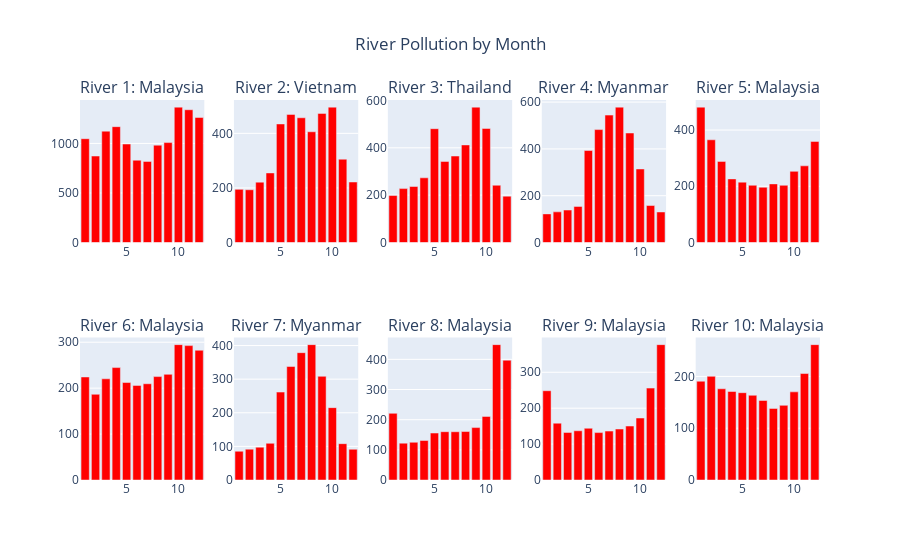

Notebook code for this chart:
### Code cell
river1 = monthly_pollution_df[monthly_pollution_df['river_ID'] == 1]
river_country1 = monthly_pollution_df['country'][monthly_pollution_df['month'] == 1].iloc[0]
fig_pollution_1 = px.bar(river1, x='month', y='monthly_pollution', title='Monthly Pollution for River 1')

river2 = monthly_pollution_df[monthly_pollution_df['river_ID'] == 2]
river_country2 = river_2['country'][river_2['month'] == 1].iloc[0]
fig_pollution_2 = px.bar(river2, x='month', y='monthly_pollution', title='Monthly Pollution for River 2')

river3 = monthly_pollution_df[monthly_pollution_df['river_ID'] == 3]
river_country3 = river_3['country'][river_3['month'] == 1].iloc[0]
fig_pollution_3 = px.bar(river3, x='month', y='monthly_pollution', title='Monthly Pollution for River 3')

river4 = monthly_pollution_df[monthly_pollution_df['river_ID'] == 4]
river_country4 = river_4['country'][river_4['month'] == 1].iloc[0]
fig_pollution_4 = px.bar(river4, x='month', y='monthly_pollution', title='Monthly Pollution for River 4')

river5 = monthly_pollution_df[monthly_pollution_df['river_ID'] == 5]
river_country5 = river_5['country'][river_5['month'] == 1].iloc[0]
fig_pollution_5 = px.bar(river5, x='month', y='monthly_pollution', title='Monthly Pollution for River 5')

river6 = monthly_pollution_df[monthly_pollution_df['river_ID'] == 6]
river_country6 = river_6['country'][river_6['month'] == 1].iloc[0]
fig_pollution_6 = px.bar(river6, x='month', y='monthly_pollution', title='Monthly Pollution for River 6')

river7 = monthly_pollution_df[monthly_pollution_df['river_ID'] == 7]
river_country7 = river_7['country'][river_7['month'] == 1].iloc[0]
fig_pollution_7 = px.bar(river7, x='month', y='monthly_pollution', title='Monthly Pollution for River 7')

river8 = monthly_pollution_df[monthly_pollution_df['river_ID'] == 8]
river_country8 = river_8['country'][river_8['month'] == 1].iloc[0]
fig_pollution_8 = px.bar(river8, x='month', y='monthly_pollution', title='Monthly Pollution for River 8')

river9 = monthly_pollution_df[monthly_pollution_df['river_ID'] == 9]
river_country9 = river_9['country'][river_9['month'] == 1].iloc[0]
fig_pollution_9 = px.bar(river9, x='month', y='monthly_pollution', title='Monthly Pollution for River 9')

river10 = monthly_pollution_df[monthly_pollution_df['river_ID'] == 10]
river_country10 = river_10['country'][river_10['month'] == 1].iloc[0]
fig_pollution_10 = px.bar(river10, x='month', y='monthly_pollution', title='Monthly Pollution for River 10')

# titles = (f'{river_name1}', f'{river_name2}', f'{river_name3}', f'{river_name4}', f'{river_name5}', f'{river_name6}', f'{river_name7}', f'{river_name8}', f'{river_name9}', f'{river_name10}')

# assign the titles to equal to the river_name variable of each river
titles = [f'River 1: {river_country1}', f'River 2: {river_country2}', f'River 3: {river_country3}', f'River 4: {river_country4}', 
f'River 5: {river_country5}', f'River 6: {river_country6}', f'River 7: {river_country7}', f'River 8: {river_country8}', f'River 9: {river_country9}', f'River 10: {river_country10}']
# titles = f'River 1: {river_name1}', f'River 2: {river_name2}', f'River 3: {river_name3}', f'River 4: {river_name4}', 
# f'River 5: {river_name5}', f'River 6: {river_name6}', f'River 7: {river_name7}', f'River 8: {river_name8}', f'River 9: {river_name9}', f'River 10: {river_name10}'

# make subplots
fig_pollution = make_subplots(rows=2, cols=5, subplot_titles=titles)
fig_pollution.add_trace(fig_pollution_1.data[0], row=1, col=1)
fig_pollution.add_trace(fig_pollution_2.data[0], row=1, col=2)
fig_pollution.add_trace(fig_pollution_3.data[0], row=1, col=3)
fig_pollution.add_trace(fig_pollution_4.data[0], row=1, col=4)
fig_pollution.add_trace(fig_pollution_5.data[0], row=1, col=5)
fig_pollution.add_trace(fig_pollution_6.data[0], row=2, col=1)
fig_pollution.add_trace(fig_pollution_7.data[0], row=2, col=2)
fig_pollution.add_trace(fig_pollution_8.data[0], row=2, col=3)
fig_pollution.add_trace(fig_pollution_9.data[0], row=2, col=4)
fig_pollution.add_trace(fig_pollution_10.data[0], row=2, col=5)

# add title to the figure
fig_pollution.update_layout(title_text="River Pollution by Month", title_x=0.5)

# fig_pollution.subplots_adjust(wspace=0.3, hspace=0.5)  # Increase spacing

# update the colors to red
fig_pollution.update_traces(marker_color='red')
fig_pollution.show()

### Figure 1 — Plotly figure (JSON) as saved in the notebook; plotly's stock layout.template omitted (floating-point values rounded to 4 significant figures)
{"data": [{"hovertemplate": "month=%{x}<br>monthly_pollution=%{y}<extra></extra>", "legendgroup": "", "marker": {"color": "red", "pattern": {"shape": ""}}, "name": "", "orientation": "v", "showlegend": false, "textposition": "auto", "type": "bar", "x": [1, 2, 3, 4, 5, 6, 7, 8, 9, 10, 11, 12], "xaxis": "x", "y": [1048.0, 872.7, 1124.0, 1169.0, 993.9, 830.7, 818.4, 982.8, 1008.0, 1366.0, 1340.0, 1262.0], "yaxis": "y"}, {"hovertemplate": "month=%{x}<br>monthly_pollution=%{y}<extra></extra>", "legendgroup": "", "marker": {"color": "red", "pattern": {"shape": ""}}, "name": "", "orientation": "v", "showlegend": false, "textposition": "auto", "type": "bar", "x": [1, 2, 3, 4, 5, 6, 7, 8, 9, 10, 11, 12], "xaxis": "x2", "y": [194.8, 193.3, 221.2, 255.0, 434.5, 469.4, 457.1, 405.8, 473.2, 496.1, 305.4, 221.7], "yaxis": "y2"}, {"hovertemplate": "month=%{x}<br>monthly_pollution=%{y}<extra></extra>", "legendgroup": "", "marker": {"color": "red", "pattern": {"shape": ""}}, "name": "", "orientation": "v", "showlegend": false, "textposition": "auto", "type": "bar", "x": [1, 2, 3, 4, 5, 6, 7, 8, 9, 10, 11, 12], "xaxis": "x3", "y": [198.4, 227.6, 236.6, 273.2, 480.6, 342.4, 365.2, 412.1, 571.8, 481.7, 241.9, 195.8], "yaxis": "y3"}, {"hovertemplate": "month=%{x}<br>monthly_pollution=%{y}<extra></extra>", "legendgroup": "", "marker": {"color": "red", "pattern": {"shape": ""}}, "name": "", "orientation": "v", "showlegend": false, "textposition": "auto", "type": "bar", "x": [1, 2, 3, 4, 5, 6, 7, 8, 9, 10, 11, 12], "xaxis": "x4", "y": [122.3, 130.9, 138.7, 154.2, 393.1, 482.5, 544.4, 578.5, 467.9, 314.2, 158.0, 130.5], "yaxis": "y4"}, {"hovertemplate": "month=%{x}<br>monthly_pollution=%{y}<extra></extra>", "legendgroup": "", "marker": {"color": "red", "pattern": {"shape": ""}}, "name": "", "orientation": "v", "showlegend": false, "textposition": "auto", "type": "bar", "x": [1, 2, 3, 4, 5, 6, 7, 8, 9, 10, 11, 12], "xaxis": "x5", "y": [481.6, 365.4, 288.6, 226.3, 214.8, 203.7, 196.6, 208.5, 203.5, 253.1, 272.7, 359.7], "yaxis": "y5"}, {"hovertemplate": "month=%{x}<br>monthly_pollution=%{y}<extra></extra>", "legendgroup": "", "marker": {"color": "red", "pattern": {"shape": ""}}, "name": "", "orientation": "v", "showlegend": false, "textposition": "auto", "type": "bar", "x": [1, 2, 3, 4, 5, 6, 7, 8, 9, 10, 11, 12], "xaxis": "x6", "y": [224.4, 186.7, 220.4, 244.8, 212.2, 205.9, 209.6, 225.2, 230.1, 294.8, 292.6, 282.5], "yaxis": "y6"}, {"hovertemplate": "month=%{x}<br>monthly_pollution=%{y}<extra></extra>", "legendgroup": "", "marker": {"color": "red", "pattern": {"shape": ""}}, "name": "", "orientation": "v", "showlegend": false, "textposition": "auto", "type": "bar", "x": [1, 2, 3, 4, 5, 6, 7, 8, 9, 10, 11, 12], "xaxis": "x7", "y": [85.61, 91.84, 97.67, 109.2, 261.5, 337.8, 378.8, 402.8, 308.5, 215.3, 108.1, 91.51], "yaxis": "y7"}, {"hovertemplate": "month=%{x}<br>monthly_pollution=%{y}<extra></extra>", "legendgroup": "", "marker": {"color": "red", "pattern": {"shape": ""}}, "name": "", "orientation": "v", "showlegend": false, "textposition": "auto", "type": "bar", "x": [1, 2, 3, 4, 5, 6, 7, 8, 9, 10, 11, 12], "xaxis": "x8", "y": [221.1, 122.2, 125.1, 130.9, 155.7, 160.2, 160.0, 160.7, 173.8, 210.8, 448.9, 397.4], "yaxis": "y8"}, {"hovertemplate": "month=%{x}<br>monthly_pollution=%{y}<extra></extra>", "legendgroup": "", "marker": {"color": "red", "pattern": {"shape": ""}}, "name": "", "orientation": "v", "showlegend": false, "textposition": "auto", "type": "bar", "x": [1, 2, 3, 4, 5, 6, 7, 8, 9, 10, 11, 12], "xaxis": "x9", "y": [248.7, 158.3, 132.5, 137.1, 144.2, 132.1, 136.2, 141.9, 150.3, 172.6, 255.9, 377.0], "yaxis": "y9"}, {"hovertemplate": "month=%{x}<br>monthly_pollution=%{y}<extra></extra>", "legendgroup": "", "marker": {"color": "red", "pattern": {"shape": ""}}, "name": "", "orientation": "v", "showlegend": false, "textposition": "auto", "type": "bar", "x": [1, 2, 3, 4, 5, 6, 7, 8, 9, 10, 11, 12], "xaxis": "x10", "y": [190.8, 200.3, 176.1, 170.9, 168.6, 163.6, 153.6, 138.2, 144.2, 170.2, 205.6, 261.4], "yaxis": "y10"}], "layout": {"annotations": [{"font": {"size": 16}, "showarrow": false, "text": "River 1: Malaysia", "x": 0.084, "xanchor": "center", "xref": "paper", "y": 1, "yanchor": "bottom", "yref": "paper"}, {"font": {"size": 16}, "showarrow": false, "text": "River 2: Vietnam", "x": 0.292, "xanchor": "center", "xref": "paper", "y": 1, "yanchor": "bottom", "yref": "paper"}, {"font": {"size": 16}, "showarrow": false, "text": "River 3: Thailand", "x": 0.5, "xanchor": "center", "xref": "paper", "y": 1, "yanchor": "bottom", "yref": "paper"}, {"font": {"size": 16}, "showarrow": false, "text": "River 4: Myanmar", "x": 0.708, "xanchor": "center", "xref": "paper", "y": 1, "yanchor": "bottom", "yref": "paper"}, {"font": {"size": 16}, "showarrow": false, "text": "River 5: Malaysia", "x": 0.916, "xanchor": "center", "xref": "paper", "y": 1, "yanchor": "bottom", "yref": "paper"}, {"font": {"size": 16}, "showarrow": false, "text": "River 6: Malaysia", "x": 0.084, "xanchor": "center", "xref": "paper", "y": 0.375, "yanchor": "bottom", "yref": "paper"}, {"font": {"size": 16}, "showarrow": false, "text": "River 7: Myanmar", "x": 0.292, "xanchor": "center", "xref": "paper", "y": 0.375, "yanchor": "bottom", "yref": "paper"}, {"font": {"size": 16}, "showarrow": false, "text": "River 8: Malaysia", "x": 0.5, "xanchor": "center", "xref": "paper", "y": 0.375, "yanchor": "bottom", "yref": "paper"}, {"font": {"size": 16}, "showarrow": false, "text": "River 9: Malaysia", "x": 0.708, "xanchor": "center", "xref": "paper", "y": 0.375, "yanchor": "bottom", "yref": "paper"}, {"font": {"size": 16}, "showarrow": false, "text": "River 10: Malaysia", "x": 0.916, "xanchor": "center", "xref": "paper", "y": 0.375, "yanchor": "bottom", "yref": "paper"}], "title": {"text": "River Pollution by Month", "x": 0.5}, "xaxis": {"anchor": "y", "domain": [0, 0.168]}, "xaxis10": {"anchor": "y10", "domain": [0.832, 1]}, "xaxis2": {"anchor": "y2", "domain": [0.208, 0.376]}, "xaxis3": {"anchor": "y3", "domain": [0.416, 0.584]}, "xaxis4": {"anchor": "y4", "domain": [0.624, 0.792]}, "xaxis5": {"anchor": "y5", "domain": [0.832, 1]}, "xaxis6": {"anchor": "y6", "domain": [0, 0.168]}, "xaxis7": {"anchor": "y7", "domain": [0.208, 0.376]}, "xaxis8": {"anchor": "y8", "domain": [0.416, 0.584]}, "xaxis9": {"anchor": "y9", "domain": [0.624, 0.792]}, "yaxis": {"anchor": "x", "domain": [0.625, 1]}, "yaxis10": {"anchor": "x10", "domain": [0, 0.375]}, "yaxis2": {"anchor": "x2", "domain": [0.625, 1]}, "yaxis3": {"anchor": "x3", "domain": [0.625, 1]}, "yaxis4": {"anchor": "x4", "domain": [0.625, 1]}, "yaxis5": {"anchor": "x5", "domain": [0.625, 1]}, "yaxis6": {"anchor": "x6", "domain": [0, 0.375]}, "yaxis7": {"anchor": "x7", "domain": [0, 0.375]}, "yaxis8": {"anchor": "x8", "domain": [0, 0.375]}, "yaxis9": {"anchor": "x9", "domain": [0, 0.375]}}}
